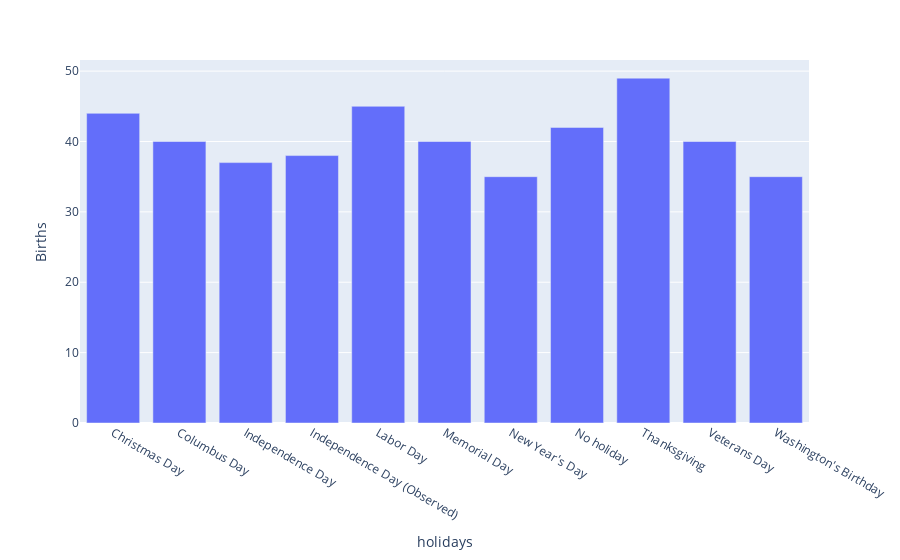

The cell this chart's notebook holds for it:
### Code cell
px.bar(birth_df, x='holidays', y='Births')

### Figure 1 — Plotly figure (JSON) as saved in the notebook; plotly's stock layout.template omitted (floating-point values rounded to 4 significant figures)
{"data": [{"alignmentgroup": "True", "hovertemplate": "holidays=%{x}<br>Births=%{y}<extra></extra>", "legendgroup": "", "marker": {"color": "#636efa"}, "name": "", "offsetgroup": "", "orientation": "v", "showlegend": false, "textposition": "auto", "type": "bar", "x": ["Christmas Day", "Columbus Day", "Independence Day", "Independence Day (Observed)", "Labor Day", "Memorial Day", "New Year's Day", "No holiday", "Thanksgiving", "Veterans Day", "Washington's Birthday"], "xaxis": "x", "y": [44, 40, 37, 38, 45, 40, 35, 42, 49, 40, 35], "yaxis": "y"}], "layout": {"barmode": "relative", "legend": {"tracegroupgap": 0}, "margin": {"t": 60}, "xaxis": {"anchor": "y", "domain": [0, 1], "title": {"text": "holidays"}}, "yaxis": {"anchor": "x", "domain": [0, 1], "title": {"text": "Births"}}}}
